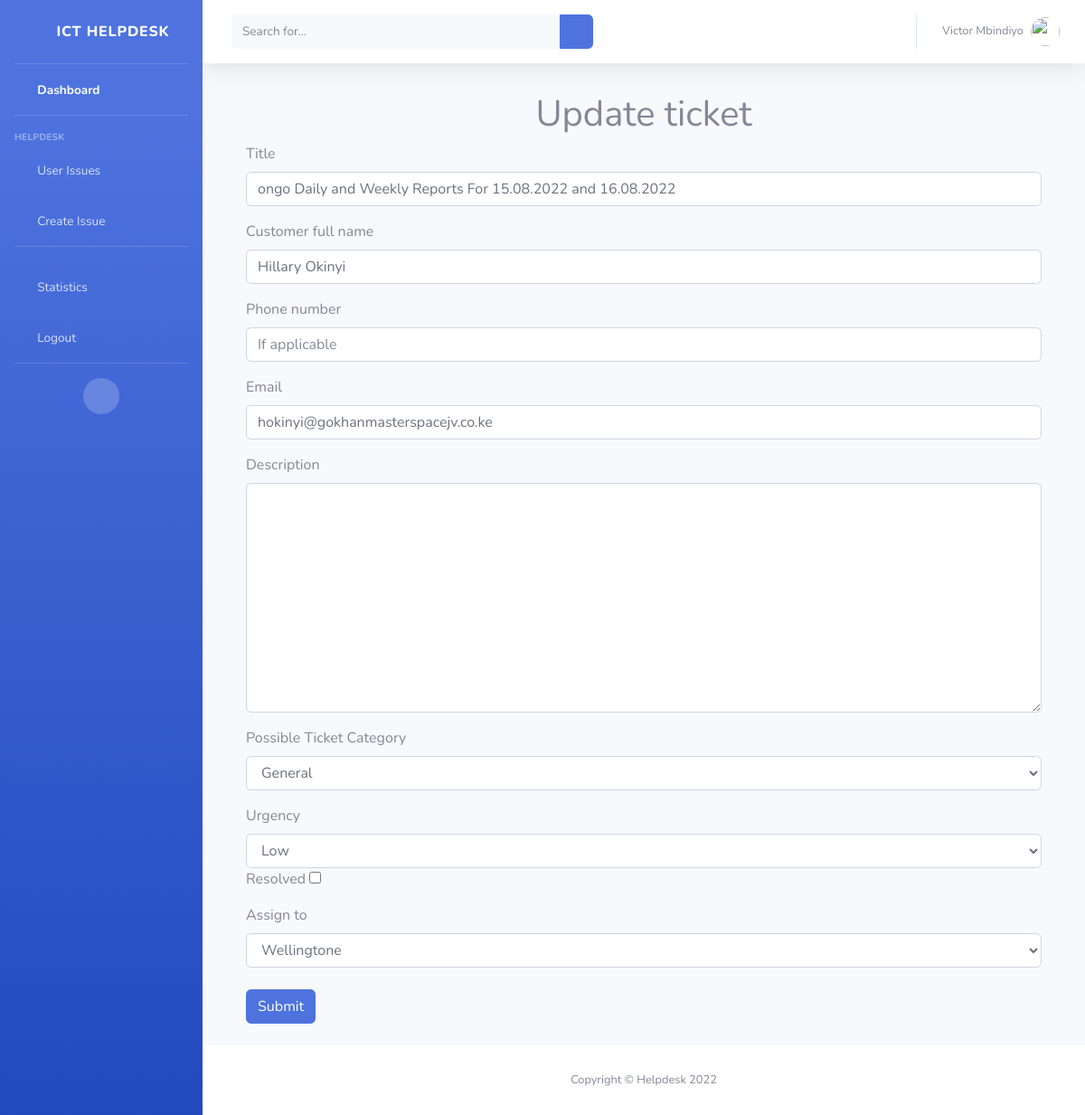
The page /update-ticket/104/ (signed in) on the database as committed earlier.
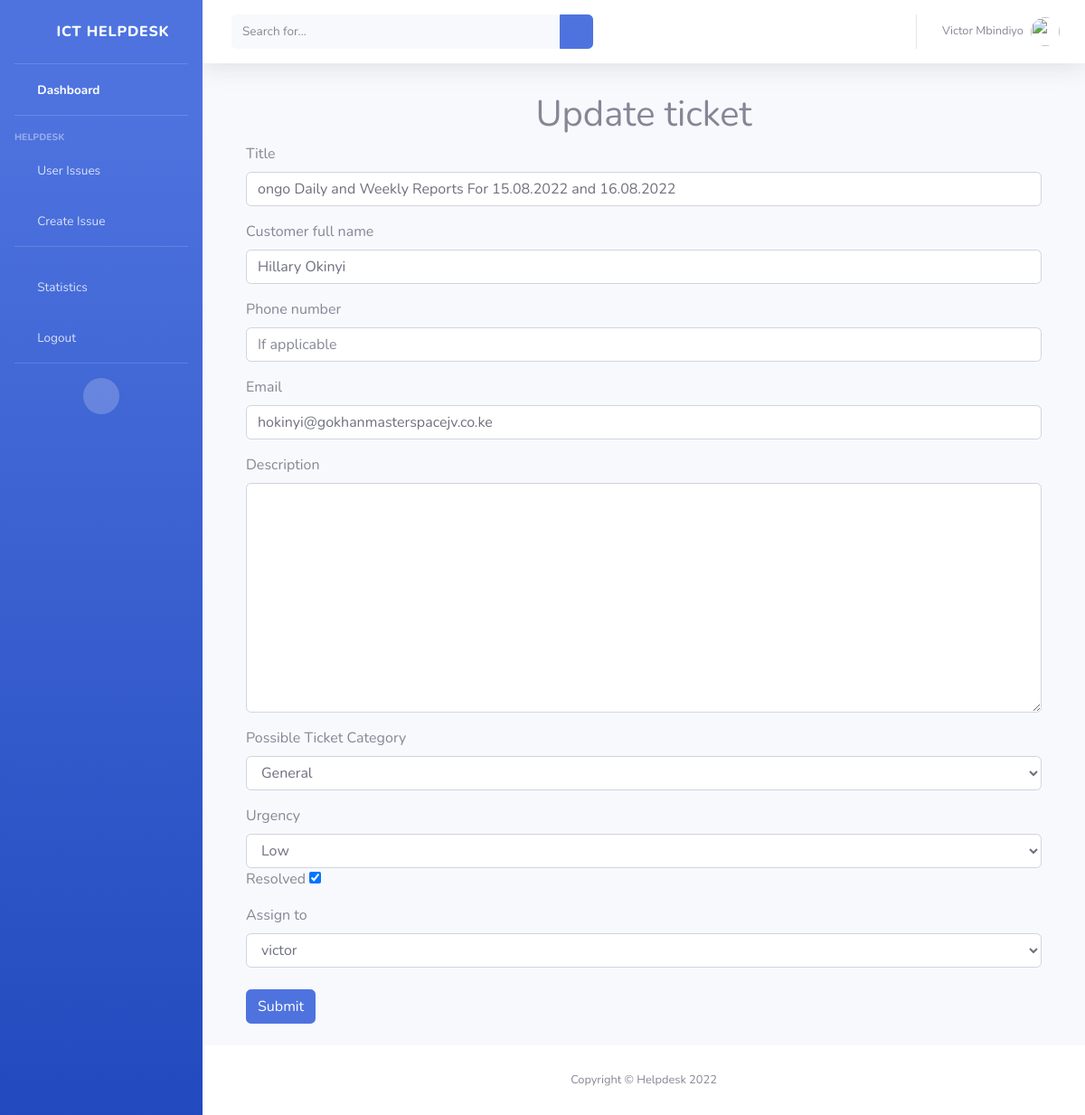
The same page on the database as committed later.
### ticketapp/models.py (models this page shows, shortened)
class Ticket(models.Model):
    TICKET_SECTIONS = (
        ('Software', 'Software'),
        ('Hardware', 'Hardware'),
        ('Applications', 'Applications'),
        ('Infrastructure and Networking', 'Infrastructure and Networking'),
        ('Database', 'Database'),
        ('Technical', 'Technical'),
        ('HR', 'HR'),
        ('Administration', 'Administration'),
        ('Transport', 'Transport'),
        ('General', 'General'),
    )
    TICKET_URGENCY = (
        ('Low', 'Low'),
        ('Medium', 'Medium'),
        ('High', 'High'),
        ('Urgent', 'Urgent'),
    )
    TICKET_STATUSES = (
        ('Pending', 'Pending'),
        ('Resolved', 'Resolved'),
        ('Unsolved', 'Unsolved'),
    )
    user = models.ForeignKey(
        User, on_delete=models.CASCADE, null=True, blank=True)
    ticket_id = models.CharField(max_length=8, unique=True, blank=True)
    title = models.CharField(max_length=500)
    issue_description = models.TextField(max_length=25000)
    customer_full_name = models.CharField(
        max_length=200, null=True, blank=True)
    customer_phone_number = models.CharField(
        max_length=20, null=True, blank=True)
    customer_email = models.EmailField(
        max_length=40, default='info@tdbsoft.co.ke')
    ticket_section = models.CharField(
        max_length=30, choices=TICKET_SECTIONS, null=True, blank=True, default='General')
    ticket_priority = models.CharField(
        max_length=100, null=True, blank=True, default="Low")
    completed_status = models.BooleanField(default=False)
    assigned_to = models.ForeignKey(
        User, on_delete=models.CASCADE, related_name='assigned_to', null=True, blank=True)
    resolved_by = models.ForeignKey(
        User, on_delete=models.CASCADE, related_name='resolved_by', null=True, blank=True)
    created_date = models.DateTimeField(auto_now_add=True, null=True)
    resolved_date = models.DateTimeField(null=True, blank=True)

### ticketapp/views.py (the view)
class TicketUpdateView(LoginRequiredMixin, generic.UpdateView):
    model = Ticket
    form_class = TicketUpdateForm
    template_name = 'ticketapp/ticket_update.html'

### ticketapp/templates/ticketapp/ticket_update.html (shortened to what this page needs)
{% extends 'ticketapp/base.html' %} {% block content %}
<div class="container bg-light mt-2 pt-2 pb-4">
  <h1 class="text-center">Update ticket</h1>
  <form action="" method="post">
    <div class="form-group">
      <label for="id_title">Title</label>
      {{form.title}}
    </div>
    <div class="form-group">
      <label for="id_customer_full_name">Customer full name</label>
      {{form.customer_full_name}}
    </div>
    <div class="form-group">
      <label for="id_customer_phone_number">Phone number</label>
      {{form.customer_phone_number}}
    </div>
    <div class="form-group">
      <label for="id_customer_email">Email</label>
      {{form.customer_email}}
    </div>
    <div class="form-group">
      <label for="id_issue_description">Description</label>
      {{form.issue_description}}
    </div>
    <div class="form-group">
      <label for="id_ticket_section">Possible Ticket Category</label>
      {{form.ticket_section}}
    </div>
    <div>
      <label for="id_urgent_status">Urgency</label>
      {{form.ticket_priority}}
    </div>
    <div>
      <label for="id_completed_status">Resolved</label>
      {{form.completed_status}}
    </div>
    <div class="form-group pt-2 pb-2">
      <label for="id_assigned_to">Assign to</label>
      {{form.assigned_to}}
    </div>
    <input type="submit" class="btn btn-primary" />
  </form>
</div>
{% endblock content %}

Rows that differ between the two databases and show on the page:
changed Ticket "Hillary Okinyi": completed_status "☐" → "☑"; assigned_to "Wellingtone" → "victor"
